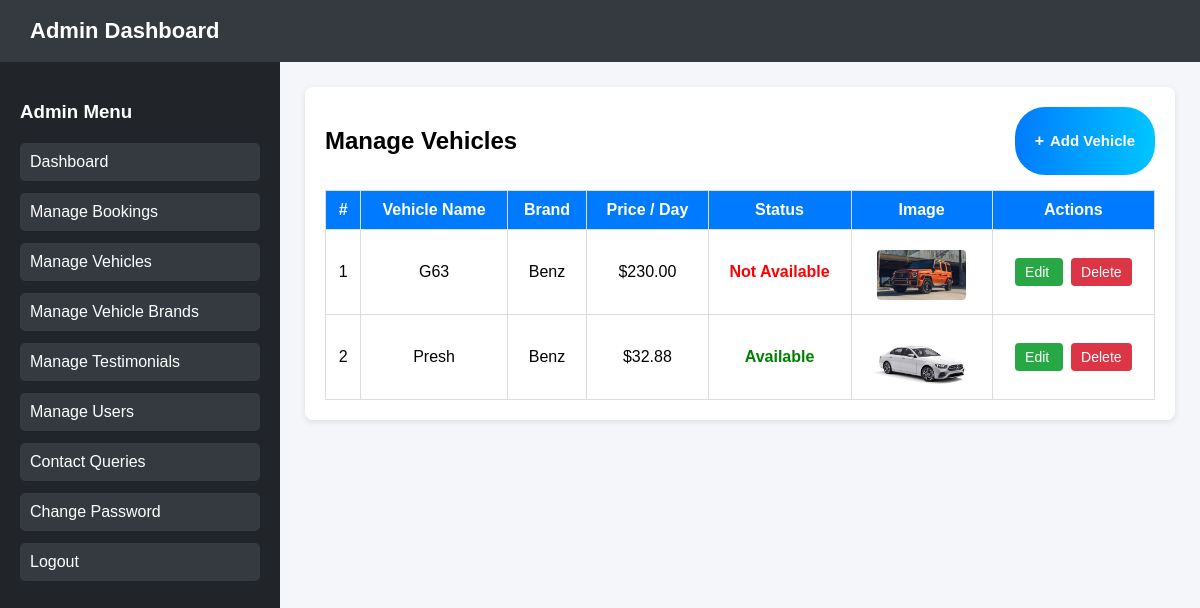
/dashboard/manage-vehicles/ (signed in), run on an earlier commit of the app's database.
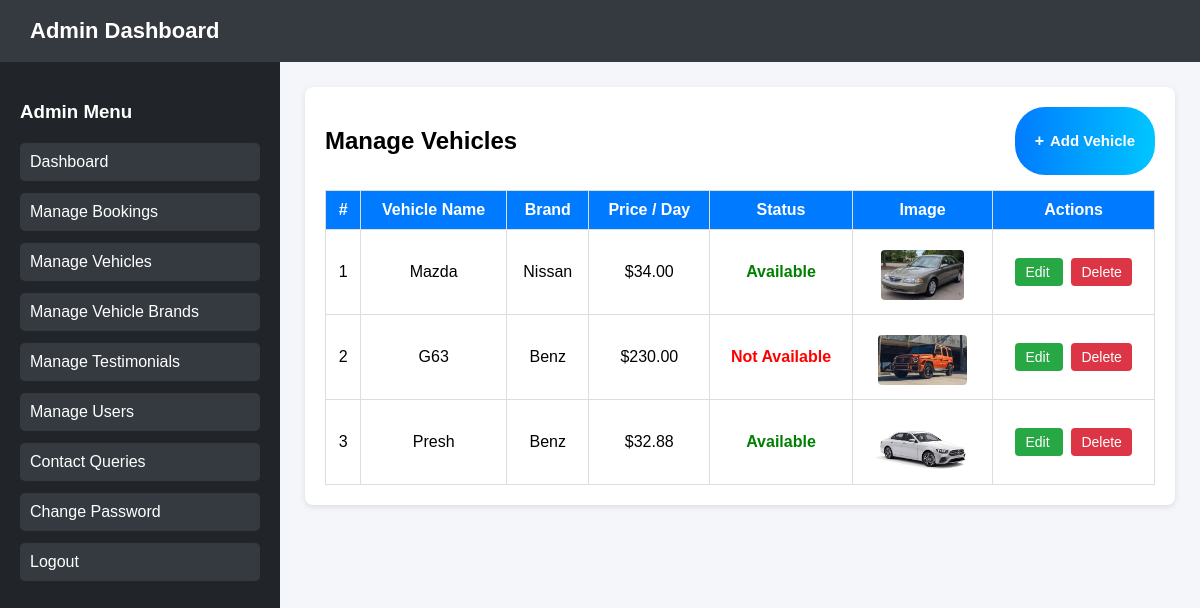
And on a later commit of the database.
### core/models.py (models this page shows, shortened)
class Vehicle(models.Model):
    brand = models.ForeignKey(VehicleBrand, on_delete=models.CASCADE, related_name='vehicles')
    name = models.CharField(max_length=100)
    description = models.TextField(blank=True, null=True)
    daily_rent = models.DecimalField(max_digits=10, decimal_places=2)
    image = models.ImageField(upload_to='vehicles/', blank=True, null=True)
    available = models.BooleanField(default=True)
    created_at = models.DateTimeField(auto_now_add=True)

class VehicleBrand(models.Model):
    name = models.CharField(max_length=100, unique=True)
    description = models.TextField(blank=True, null=True)

### core/views.py (the view)
# urls.py: path('dashboard/manage-vehicles/', views.admin_manage_vehicles, name='admin_manage_vehicles'),
@admin_required
def admin_manage_vehicles(request):
    vehicles = Vehicle.objects.all().order_by('-created_at')
    brands = VehicleBrand.objects.all()
    return render(request, 'admin_manage_vehicles.html', {
        'vehicles': vehicles,
        'brands': brands
    })

### core/views.py (called while the page is built)
def admin_required(view_func):
    return user_passes_test(lambda u: u.is_staff, login_url='login')(view_func)

### core/templates/admin_manage_vehicles.html (shortened to what this page needs)
{% load static %}
<!DOCTYPE html>
<html lang="en">
<head>
    <link rel="stylesheet" href="{% static 'core/style.css' %}">
</head>
<body>
<header>Admin Dashboard</header>
<div class="container">
    <nav>
        <h3>Admin Menu</h3>
        <a href="{% url 'admin_dashboard' %}">Dashboard</a>
        <a href="{% url 'admin_manage_bookings' %}">Manage Bookings</a>
        <a href="{% url 'admin_manage_vehicles' %}">Manage Vehicles</a>
        <a href="{% url 'admin_manage_brands' %}">Manage Vehicle Brands</a>
        <a href="{% url 'admin_manage_testimonials' %}">Manage Testimonials</a>
        <a href="{% url 'admin_manage_users' %}">Manage Users</a>
        <a href="{% url 'admin_queries' %}">Contact Queries</a>
        <a href="{% url 'admin_change_password' %}">Change Password</a>
        <a href="{% url 'logout' %}">Logout</a>
    </nav>
    <main>
        <div class="section">
            <div class="top-bar">
                <h2>Manage Vehicles</h2>
                <a href="javascript:void(0);" class="btn btn-add-vehicle btn-open-modal">
                    <span style="font-weight:bold; font-size:16px; margin-right:6px;">+</span> Add Vehicle
                </a>
            </div>
        {% if vehicles %}
        <table>
            <tr>
                <th>#</th>
                <th>Vehicle Name</th>
                <th>Brand</th>
                <th>Price / Day</th>
                <th>Status</th>
                <th>Image</th>
                <th>Actions</th>
            </tr>
            {% for v in vehicles %}
            <tr>
                <td>{{ forloop.counter }}</td>
                <td>{{ v.name }}</td>
                <td>{{ v.brand.name }}</td>
                <td>${{ v.daily_rent }}</td>
                <td>
                    {% if v.available %}
                        <span style="color:green; font-weight:bold;">Available</span>
                    {% else %}
                        <span style="color:red; font-weight:bold;">Not Available</span>
                    {% endif %}
                </td>
                <td>
                    {% if v.image %}
                        <img src="{{ v.image.url }}" alt="{{ v.name }}" style="height:50px; border-radius:4px;">
                    {% else %}
                        No Image
                    {% endif %}
                </td>
                <td>
                     <a href="javascript:void(0);" class="btn btn-edit btn-open-edit-modal"
                        data-id="{{ v.id }}"
                        data-name="{{ v.name }}"
                        data-brand="{{ v.brand.id }}"
                        data-description="{{ v.description }}"
                        data-daily_rent="{{ v.daily_rent }}"
                        data-available="{{ v.available }}"
                        data-image-url="{% if v.image %}{{ v.image.url }}{% endif %}">
                        Edit
                    </a>
                     <a href="javascript:void(0);" class="btn btn-delete btn-open-delete-modal"
                        data-id="{{ v.id }}">
                        Delete
                    </a>
                </td>
            </tr>
            {% endfor %}
        </table>
        {% else %}
        <p>No vehicles added yet.</p>
        {% endif %}
        </div>
    </main>
</div>
</body>
</html>

What changed in the data, as far as the page shows it:
added Vehicle: name "Mazda", brand.name "Nissan", daily_rent "34.00", available "Available", image (picture)
